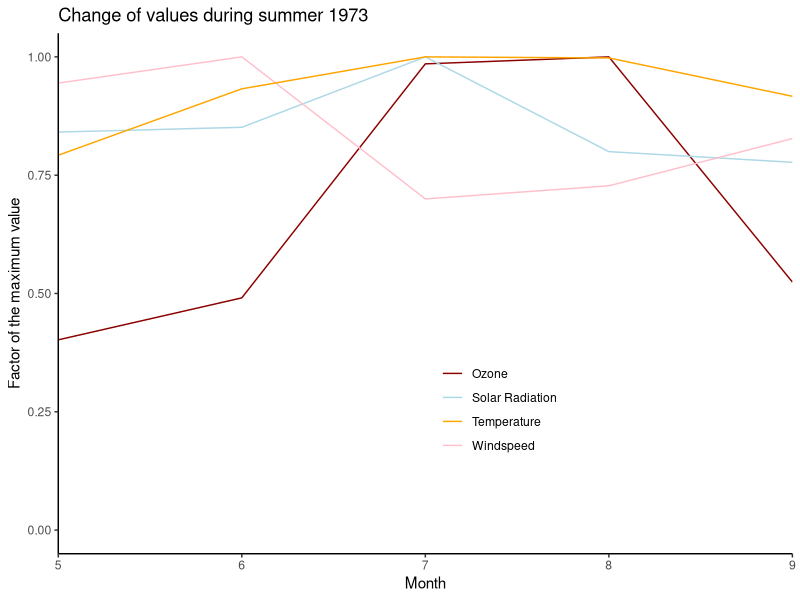
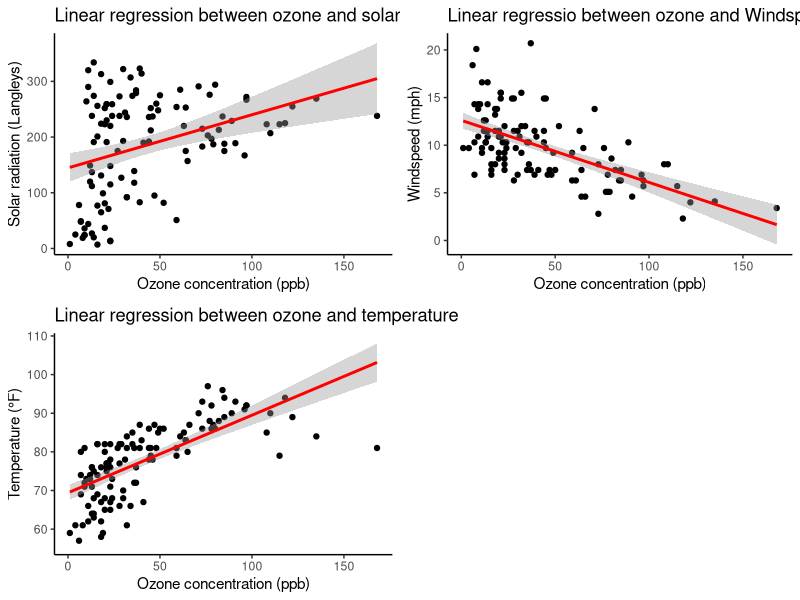
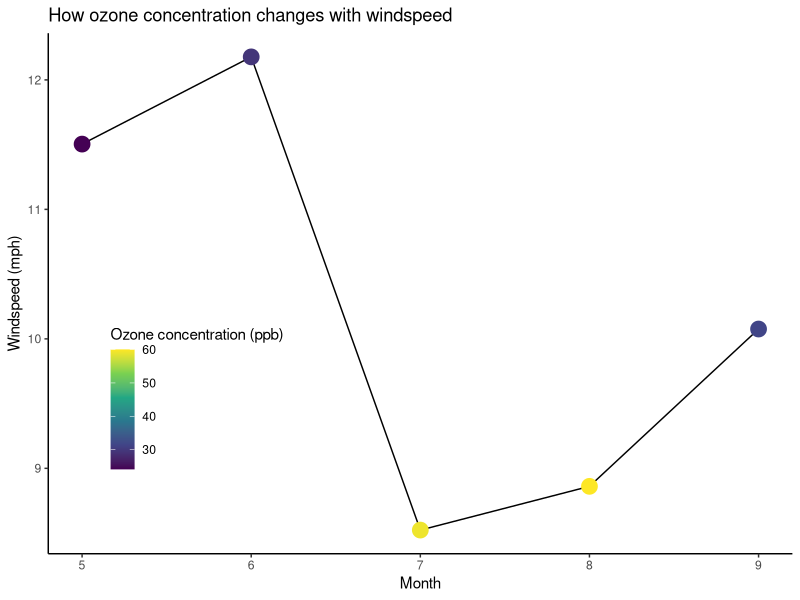

Here is the R script that generated these plots, in order:
## ---- chunk 1
library(ggplot2)
library(readr)
library(lubridate)
library(dplyr)
## ---- chunk 2
#loading dataset airquality 
airquality <- datasets::airquality
help("airquality") # shows what the dataset airquality shows

#new column with the date
airquality$year <- "1973" #add column with the year 1973
airquality$date <- as.Date(paste(airquality$year, airquality$Month, airquality$Day, sep = "-"), format = "%Y-%m-%d")

#calculate monthly mean
airquality_monthly_average <- airquality |>
  tidyr::drop_na() |>#drop rows which contains na-values
  group_by(Month) |>
  summarise(Ozone = mean(Ozone),
            Solar.R = mean(Solar.R),
            Wind = mean(Wind),
            Temp = mean(Temp))

## ---- chunk 3
# create timeline with with equal values of each datatype
#maximum values of each datatype
airquality_max <- airquality_monthly_average |>
  summarise(Month = Month, 
            Ozone_max = max(Ozone),
            Solar.R_max = max(Solar.R),
            Wind_max = max(Wind),
            Temp_max = max(Temp))


#calculate faktor for each month
airquality_monthly_equal_average <- airquality_monthly_average |>
  mutate(Ozone = Ozone / airquality_max$Ozone_max,
         Solar.R = Solar.R / airquality_max$Solar.R_max,
         Wind = Wind / airquality_max$Wind_max,
         Temp = Temp / airquality_max$Temp_max)

#plot data 
airquality_monthly_equal_average |>
  ggplot(aes(x = Month)) +
  geom_line(aes(y = Ozone, color = "Ozone")) + 
  geom_line(aes(y = Solar.R, color = "Solar Radiation")) +
  geom_line(aes(y = Wind, color = "Windspeed")) +
  geom_line(aes(y = Temp, color = "Temperature")) +
  labs(title = "Change of values during summer 1973",
       x = "Month",
       y = "Factor of the maximum value") +
  theme_classic() +
  theme(legend.position = c(0.6, 0.3)) +
    scale_color_manual("",
                       values = c("Ozone" = "darkred", "Solar Radiation" = "lightblue", "Windspeed" = "pink", "Temperature" = "orange"),
                       labels = c("Ozone", "Solar Radiation", "Temperature", "Windspeed")) + #Wieso muss hier Windspeed nach Temperatur stehen, dass Legende mit der Graphik übereinstimmt.
  scale_x_continuous(expand = c(0, 0)) +
  scale_y_continuous(expand = c(0, 0)) +
  scale_y_continuous(limits = c(0, 1))
## ---- chunk 4
#create scaterplots  to see correlations between ozone and the other variables
#Ozone and Solar Radiation
ozone_solar_r <- airquality |>
  ggplot(aes(x = Ozone, y = Solar.R)) +
  geom_point() +
  geom_smooth(method = "lm", col = "red") +
  labs(title = "Linear regression between ozone and solar radiation",
       x = "Ozone concentration (ppb)",
       y = "Solar radiation (Langleys)") +
  theme_classic()

#Ozone and Windspeed
ozone_wind <- airquality |>
  ggplot(aes(x = Ozone, y = Wind)) +
  geom_point() +
  geom_smooth(method = "lm", col = "red") +
  labs(title = "Linear regressio between ozone and Windspeed",
       x = "Ozone concentration (ppb)",
       y = "Windspeed (mph)") +
  theme_classic()

#Ozone and Temperature
ozone_temp <- airquality |>
  ggplot(aes(x = Ozone, y = Temp)) +
  geom_point() +
  geom_smooth(method = "lm", col = "red") +
  labs(title = "Linear regression between ozone and temperature",
       x = "Ozone concentration (ppb)",
       y = "Temperature (°F)") +
  theme_classic()

#combine the diffrent plots
cowplot::plot_grid(ozone_solar_r, ozone_wind, ozone_temp)
## ---- chunk 5
#creates plot with the monthly windspeed and ozone average
airquality_monthly_average |>
  ggplot(aes(x = Month, y = Wind)) +
  geom_line() +
  geom_point(aes(color = Ozone), size = 5) +
  labs(title = "How ozone concentration changes with windspeed",
       x = "Month",
       y = "Windspeed (mph)",
       color = "Ozone concentration (ppb)") +
  theme_classic() +
  scale_color_viridis_c() +
  theme(legend.position = c(0.2, 0.3))
